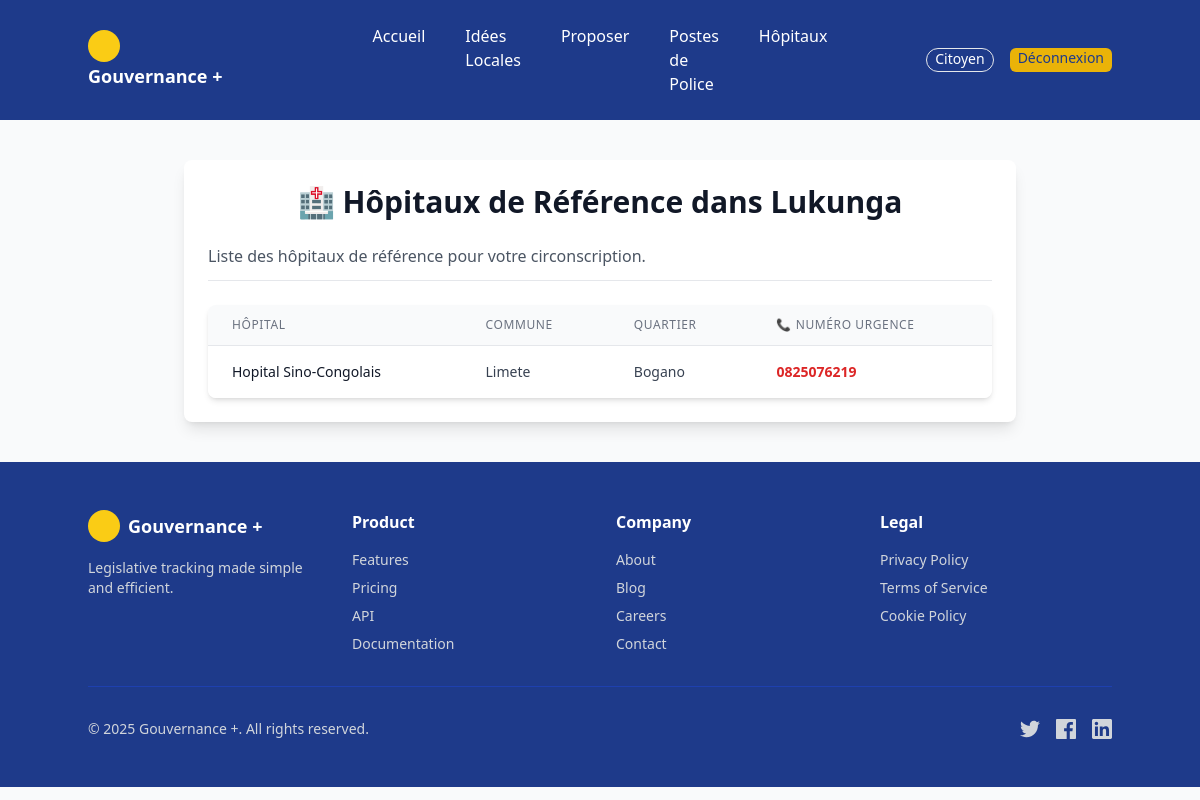
Page /ideas/hospitals/ (signed in) on the committed database.
### accounts/models.py (models this page shows, shortened)
class User(AbstractUser):
    ROLE_CHOICES = [
        ('citizen', 'Citoyen'),
        ('official', 'Élu'),
        ('admin', 'Administrateur'),
    ]
    role = models.CharField(
        max_length=20, choices=ROLE_CHOICES, default='citizen')
    district = models.ForeignKey(
        District,
        on_delete=models.SET_NULL,
        null=True, blank=True,
        related_name='users'
    )

class District(models.Model):
    name = models.CharField(max_length=150, unique=True)

### ideas/models.py (models this page shows, shortened)
class Hospital(models.Model):
    district = models.ForeignKey(
        District,  # Utiliser le nom réel de votre modèle de Circonscription
        on_delete=models.CASCADE,
        related_name='hospitals',
        verbose_name="Circonscription"
    )
    name = models.CharField(max_length=150, verbose_name="Nom de l'Hôpital")
    quartier = models.CharField(max_length=100, verbose_name="Quartier")
    commune = models.CharField(max_length=100, verbose_name="Commune")
    emergency_number = models.CharField(
        max_length=20, verbose_name="Numéro d'Urgence")
    class Meta:
        verbose_name = "Hôpital de Référence"
        verbose_name_plural = "Hôpitaux de Référence"

### ideas/views.py (the view)
# urls.py: path('hospitals/', views.hospital_list, name='hospital_list'),
@login_required
def hospital_list(request):
    user_district = request.user.district
    hospitals = Hospital.objects.filter(
        district=user_district
    ).order_by('commune', 'quartier')
    context = {
        'hospitals': hospitals,
        'user_district_name': user_district.name if user_district else "Non définie"
    }
    return render(request, 'ideas/hospital_list.html', context)

### ideas/templates/ideas/hospital_list.html (shortened to what this page needs)
{% extends "base.html" %}
{% block content %}
<div class="max-w-4xl mx-auto py-10 sm:px-6 lg:px-8">
    <div class="bg-white p-6 rounded-lg shadow-lg">
        <h1 class="text-3xl font-extrabold text-gray-900 mb-6 text-center">
            🏥 Hôpitaux de Référence dans {{ user_district_name }}
        </h1>
        <p class="text-gray-600 mb-6 border-b pb-3">
            Liste des hôpitaux de référence pour votre circonscription.
        </p>
        {% if hospitals %}
        <div class="overflow-x-auto shadow-md sm:rounded-lg">
            <table class="min-w-full divide-y divide-gray-200">
                <thead class="bg-gray-50">
                    <tr>
                        <th class="px-6 py-3 text-left text-xs font-medium text-gray-500 uppercase tracking-wider">
                            Hôpital
                        </th>
                        <th class="px-6 py-3 text-left text-xs font-medium text-gray-500 uppercase tracking-wider">
                            Commune
                        </th>
                        <th class="px-6 py-3 text-left text-xs font-medium text-gray-500 uppercase tracking-wider">
                            Quartier
                        </th>
                        <th class="px-6 py-3 text-left text-xs font-medium text-gray-500 uppercase tracking-wider">
                            📞 Numéro Urgence
                        </th>
                    </tr>
                </thead>
                <tbody class="bg-white divide-y divide-gray-200">
                    {% for hospital in hospitals %}
                    <tr class="hover:bg-gray-50">
                        <td class="px-6 py-4 whitespace-nowrap text-sm font-medium text-gray-900">
                            {{ hospital.name }}
                        </td>
                        <td class="px-6 py-4 whitespace-nowrap text-sm text-gray-700">
                            {{ hospital.commune }}
                        </td>
                        <td class="px-6 py-4 whitespace-nowrap text-sm text-gray-700">
                            {{ hospital.quartier }}
                        </td>
                        <td class="px-6 py-4 whitespace-nowrap text-sm font-semibold text-red-600">
                            <a href="tel:{{ hospital.emergency_number|cut:" " }}">{{ hospital.emergency_number }}</a>
                        </td>
                    </tr>
                    {% endfor %}
                </tbody>
            </table>
        </div>
        {% else %}
            <p class="text-center py-10 text-gray-500">
                Aucun hôpital de référence n'est enregistré pour votre circonscription ({{ user_district_name }}).
            </p>
        {% endif %}
    </div>
</div>
{% endblock %}

### templates/base.html (shortened to what this page needs)
<!DOCTYPE html>
<html lang="fr">
<head>
    <script src="https://cdn.tailwindcss.com"></script>
</head>
<body class="min-h-screen bg-background bg-gray-50">
    <header class="bg-blue-900 text-white py-6 px-6">
        <div class="container mx-auto flex items-center justify-between">
            <div class="flex-1 ">
                <div class="w-8 h-8 bg-yellow-400 rounded-full flex items-center justify-center">
                    <FileText class="w-5 h-5 text-blue-900" />
                </div>
                <a href="{% url 'accueil' %}" class="font-bold text-lg">Gouvernance +</a>
            </div>
            <div class="flex-1">
                <ul class=" flex justify-center space-x-10">
                    <li href="{% url 'accueil' %}" class="hover:text-yellow-400 transition-colors">Accueil</li>
                    {% if request.user.is_authenticated %}
                    {% if request.user.role == 'citizen' %}
                    <li href="{% url 'idea_list' %}" class="hover:text-yellow-400 transition-colors">Idées Locales</li>
                    <li href="{% url 'submit_idea' %}" class="hover:text-yellow-400 transition-colors">Proposer</li>
                    <li href="{% url 'police_station_list' %}" class="hover:text-yellow-400 transition-colors">Postes de
                        Police</li>
                    <li href="{% url 'hospital_list' %}" class="hover:text-yellow-400 transition-colors">Hôpitaux</li>
                    {% elif request.user.role == 'official' %}
                    <li href="{% url 'official_dashboard' %}" class="hover:text-yellow-400 transition-colors">Tableau de
                        bord
                        Élu</li>
                    <li href="{% url 'project_list' %}" class="hover:text-yellow-400 transition-colors">Projets en
                        cours</li>
                    {% elif request.user.role == 'admin' %}
                    <li href="/admin/" class="hover:text-yellow-400 transition-colors">Admin Panel</li>
                    {% endif %}
                </ul>
            </div>
            <div class="flex-1 flex justify-end space-x-4">
                <span class="text-sm border rounded-full px-2 pb-0.5">
                    {{ request.user.get_role_display }}
                </span>
                <a href="{% url 'logout' %}"
                    class=" text-sm bg-yellow-500 text-blue-900 rounded-md font-medium px-2 pb-0.5 hover:bg-gray-200">
                    Déconnexion
                </a>
                {% endif %}
            </div>
        </div>
    </header>
    <main class="">
        {% block content %}
        {% endblock %}
    </main>
    <footer class="bg-blue-900 text-white py-12 px-6">
        <div class="container mx-auto">
            <div class="grid grid-cols-1 md:grid-cols-4 gap-8 mb-8">
                <div>
                    <div class="flex items-center gap-2 mb-4">
                        <div class="w-8 h-8 bg-yellow-400 rounded-full flex items-center justify-center">
                            <FileText class="w-5 h-5 text-blue-900" />
                        </div>
                        <span class="font-bold text-lg">Gouvernance +</span>
                    </div>
                    <p class="text-sm text-gray-300">
                        Legislative tracking made simple and efficient.
                    </p>
                </div>
                <div>
                    <h4 class="font-bold mb-4">Product</h4>
                    <ul class="space-y-2 text-sm">
                        <li><a href="#" class="text-gray-300 hover:text-yellow-400 transition-colors">Features</a>
                        </li>
                        <li><a href="#" class="text-gray-300 hover:text-yellow-400 transition-colors">Pricing</a>
                        </li>
                        <li><a href="#" class="text-gray-300 hover:text-yellow-400 transition-colors">API</a></li>
                        <li><a href="#" class="text-gray-300 hover:text-yellow-400 transition-colors">Documentation</a>
                        </li>
                    </ul>
                </div>
                <div>
                    <h4 class="font-bold mb-4">Company</h4>
                    <ul class="space-y-2 text-sm">
                        <li><a href="#" class="text-gray-300 hover:text-yellow-400 transition-colors">About</a></li>
                        <li><a href="#" class="text-gray-300 hover:text-yellow-400 transition-colors">Blog</a></li>
                        <li><a href="#" class="text-gray-300 hover:text-yellow-400 transition-colors">Careers</a>
                        </li>
                        <li><a href="#" class="text-gray-300 hover:text-yellow-400 transition-colors">Contact</a>
                        </li>
                    </ul>
                </div>
                <div>
                    <h4 class="font-bold mb-4">Legal</h4>
                    <ul class="space-y-2 text-sm">
                        <li><a href="#" class="text-gray-300 hover:text-yellow-400 transition-colors">Privacy
                                Policy</a></li>
                        <li><a href="#" class="text-gray-300 hover:text-yellow-400 transition-colors">Terms of
                                Service</a></li>
                        <li><a href="#" class="text-gray-300 hover:text-yellow-400 transition-colors">Cookie
                                Policy</a></li>
                    </ul>
                </div>
            </div>
            <div class="border-t border-blue-800 pt-8 flex flex-col md:flex-row justify-between items-center gap-4">
                <p class="text-sm text-gray-300">
                    © 2025 Gouvernance +. All rights reserved.
                </p>
                <div class="flex gap-4">
                    <a href="#" class="text-gray-300 hover:text-yellow transition-colors">
                    </a>
                    <a href="#" class="text-gray-300 hover:text-yellow transition-colors">
                    </a>
                    <a href="#" class="text-gray-300 hover:text-yellow transition-colors">
                    </a>
                </div>
            </div>
        </div>
    </footer>
</body>
</html>

### rows in the picture
User: user.role "Citoyen"
District: name "Lukunga"
Hospital: name "Hopital Sino-Congolais", commune "Limete", quartier "Bogano", emergency_number "0825076219"
